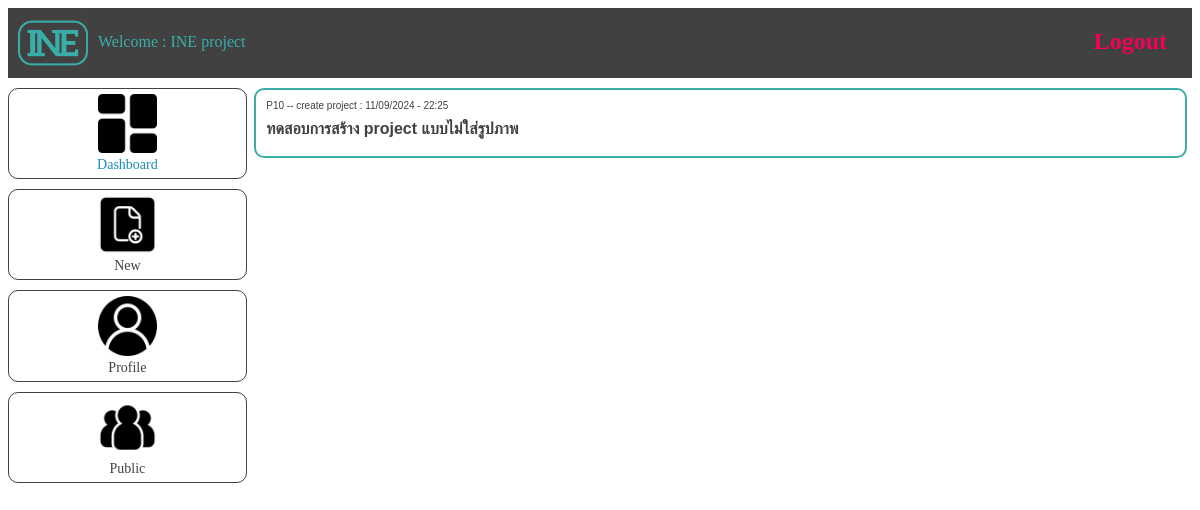
The app's page /dashboard/INE project/ (signed in) with its own data.
### INEapp/models.py (models this page shows, shortened)
class Idea(models.Model):
    key_user = models.ForeignKey(User,on_delete=models.CASCADE,null=False,blank=False)
    idea_name = models.CharField(max_length=100,null=False,blank=False)
    idea_description = models.TextField(null=True,blank=True)
    idea_image = models.ImageField(upload_to='media/idea',null=True,blank=True)
    idea_datetime = models.DateTimeField(auto_now_add=True)
    idea_complete = models.DateTimeField(null=True,blank=True)
    idea_status = models.BooleanField(default=False)
    idea_start = models.BooleanField(default=False)
    idea_good = models.ManyToManyField(User,related_name='good',blank=True)

### INEapp/views.py (the view)
# urls.py: path('dashboard/<str:name>/',dashboard,name='dashboard'),
@login_required(login_url='/')
def dashboard(request,name):
    if request.method == 'POST':
        if request.POST.get('btn_new_idea') is not None:
            user = User.objects.get(id=request.user.id)
            form_idea = FormIdea(request.POST)
            if form_idea.is_valid():
                if request.FILES.get('idea_image') is not None:
                    new_idea = Idea.objects.create(
                        idea_name=request.POST['idea_name'],
                        idea_description=request.POST['idea_description'],
                        idea_image=request.FILES['idea_image'],
                        key_user=user
                        )
                else:
                    new_idea = Idea.objects.create(
                        idea_name=request.POST['idea_name'],
                        idea_description=request.POST['idea_description'],
                        key_user=user
                        )
                new_idea.save() ; del new_idea,user
                return redirect(reverse('dashboard',kwargs={'name':name}))
            else:
                return HttpResponse('create new idea failed !')
    else:
        idea = FormIdea()
        user_idea = Idea.objects.filter(key_user = request.user)
        data_list = []
        idea_list = []
        method_complete_list = []
        project_complete_list = []
        count_method_complete = 0
        for list in user_idea:
            idea_list.append(f'P{list.id}')
            data_list.append(SubIdea.objects.filter(key_idea_id=list.id).count())
            for method in SubIdea.objects.filter(key_idea_id=list.id):
                if method.sub_complete is not None:
                    count_method_complete += 1
            if int(SubIdea.objects.filter(key_idea_id=list.id).count()) == 0:
                percen = 0
            else:
                percen = float((int(count_method_complete) / int(SubIdea.objects.filter(key_idea_id=list.id).count())) * 100)
            method_complete_list.append(percen)
            count_method_complete = 0
        for check_complete in Idea.objects.filter(key_user_id=request.user.id):
            if check_complete.idea_complete is not None:
                count_method_complete += 1
        if int(Idea.objects.filter(key_user_id=request.user.id).count()) == 0:
            project_complete_list.append(0)
        else:
            project_complete_list.append(
                (int(count_method_complete) / int(Idea.objects.filter(key_user_id=request.user.id).count())) * 100
                )
            project_complete_list.append(
                100 - (int(count_method_complete) / int(Idea.objects.filter(key_user_id=request.user.id).count())) * 100
                )
        context = {
            'name':name,'form_idea':idea,
            'idea':user_idea,
            'list_idea':idea_list,
            'list_data':data_list,
            'complete_m':method_complete_list,
            'complete_p':project_complete_list
            }
        del name,idea,user_idea,idea_list,data_list,count_method_complete,project_complete_list
        return render(request,'dashboard.html',context)

### template/dashboard.html (shortened to what this page needs)
{% load static %}
<!DOCTYPE html>
<html lang="en">
<head>
    <link rel="stylesheet" href="{% static 'style/main.css' %}">
    <link rel="stylesheet" href="{% static 'style/dashboard.css' %}">
</head>
<body>
    <div class="menubar">
        <img src="{% static 'image/INE.png' %}" alt="logo" class="image_logo"><p class="text_logo">Welcome : {{ name }}</p>
        <a href="/logout/"><h2 class="logout_button">Logout</h2></a>
    </div>
    <div class="grid_dashboard">
        <div class="menu_dashboard">
            <a href="#" onclick="select_menu('menu-1'),viewDashboard()"><li id="menu-1"><img src="{% static 'image/dash_b.png' %}" alt="" id="img-menu"><br>Dashboard</li></a>
            <a href="#" onclick="select_menu('menu-4'),new_idea()"><li id="menu-4"><img src="{% static 'image/new.png' %}" alt="" id="img-menu"><br>New</li></a>
            <a href="profile/" onclick="select_menu('menu-3')"><li id="menu-3"><img src="{% static 'image/profile.png' %}" alt="" id="img-menu"><br>Profile</li></a>
            <a href="public/" onclick="select_menu('menu-2')"><li id="menu-2"><img src="{% static 'image/public.png' %}" alt="" id="img-menu"><br>Public</li></a>
        </div>
        <div class="item_dashboard">
            {% if idea %}
                {% for ideas in idea %}
                    <a href="idea/{{ ideas.id }}" id="link-sub-item"><div class="sub_item">
                        <p id="text-time">P{{ ideas.id }} -- create project : {{ ideas.idea_datetime|date:'j/m/Y - G:i'}}</p>
                        <div><p id="text-idea"><b>{{ ideas.idea_name }}</b></p></div>
                        <br>
                    </div></a>
                {% endfor %}
            {% else %}
                <div class="sub_item" style="text-align: center; align-content: center;">
                    <h1>Not Project</h1><br>
                    <p>please create a project in the side menu.</p>
                </div>
            {% endif %}
        </div>
    </div>
</body>
</html>

### INEapp/static/style/main.css (style rules this page uses)
.menubar { width: 100%; height: 70px; background-color: #414141; }
.image_logo { margin-left: 10px; width: 70px; height: 70px; float: left; }
.text_logo { color: #39aea9; float: left; margin: 25px 0px 0px 10px; }
.logout_button { color: #f50057; float: right; margin: 20px 25px; }

### INEapp/static/style/dashboard.css (style rules this page uses)
.grid_dashboard { display: grid; grid-template-columns: 20% auto; }
.menu_dashboard { font-size: 14px; }
.menu_dashboard a { text-decoration: none; text-align: center; }
.menu_dashboard a #menu-1 { color: #1a8ab4; }
.menu_dashboard a li { margin: 10px 0px 10px 0px; padding: 5px 0px 5px 0px; width: 100%; border: 1px solid #414141; border-radius: 10px; list-style: none; color: #414141; }
.item_dashboard { font-family: Arial, Helvetica, sans-serif; }
.sub_item { display: grid; grid-template-rows: 30px auto auto; margin: 10px 1% 20px 1%; width: 98%; border: 2px solid #39aea9; border-radius: 10px; }
#link-sub-item { text-decoration: none; color: #414141; }
#text-idea { margin: 0px 0px 0px 10px; }
#text-time { font-size: 10px; margin-left: 10px; }
#img-menu { max-width: 25%; }

### records on screen
Idea: id "10", idea_datetime "11/09/2024 - 22:25", idea_name "ทดสอบการสร้าง project แบบไม่ใส่รูปภาพ"

### other values on screen
{{ name }} "INE project"
